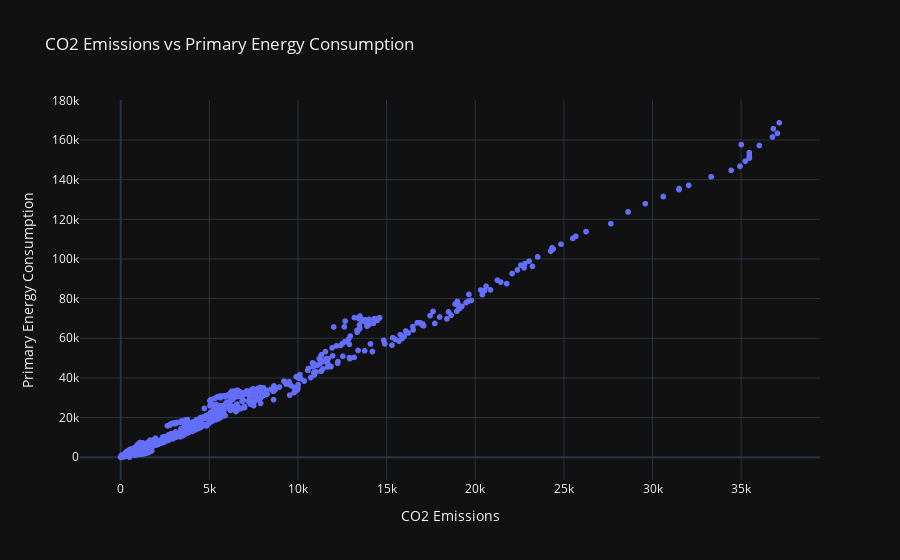

Source (notebook cell):
### Code cell
# The co2 emissions ploted to show the primary_energy_consumption with plotly
fig = px.scatter(
    data,
    x='co2',
    y='primary_energy_consumption',
    title='CO2 Emissions vs Primary Energy Consumption',
    labels={'co2': 'CO2 Emissions', 'primary_energy_consumption': 'Primary Energy Consumption'}
)

fig.show()

### Figure 1 — Plotly figure (JSON) as saved in the notebook; plotly's stock layout.template omitted (floating-point values rounded to 4 significant figures; data arrays with more than 128 entries replaced by an {"elided": "..."} marker saying what was removed)
{"data": [{"hovertemplate": "CO2 Emissions=%{x}<br>Primary Energy Consumption=%{y}<extra></extra>", "legendgroup": "", "marker": {"color": "#636efa", "symbol": "circle"}, "mode": "markers", "name": "", "showlegend": false, "x": {"elided": "30308 float values"}, "xaxis": "x", "y": {"elided": "30308 float values"}, "yaxis": "y", "type": "scattergl"}], "layout": {"xaxis": {"anchor": "y", "domain": [0.0, 1.0], "title": {"text": "CO2 Emissions"}}, "yaxis": {"anchor": "x", "domain": [0.0, 1.0], "title": {"text": "Primary Energy Consumption"}}, "legend": {"tracegroupgap": 0}, "title": {"text": "CO2 Emissions vs Primary Energy Consumption"}}}
